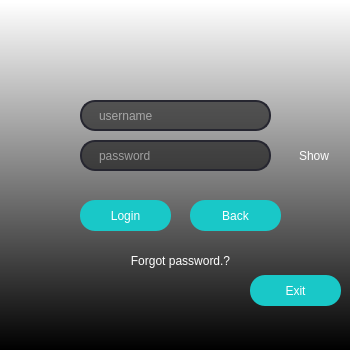
<?xml version="1.0" encoding="UTF-8"?>
<ui version="4.0">
 <class>MainWindow</class>
 <widget class="QMainWindow" name="MainWindow">
  <property name="geometry">
   <rect>
    <x>0</x>
    <y>0</y>
    <width>350</width>
    <height>350</height>
   </rect>
  </property>
  <property name="minimumSize">
   <size>
    <width>350</width>
    <height>350</height>
   </size>
  </property>
  <property name="maximumSize">
   <size>
    <width>350</width>
    <height>350</height>
   </size>
  </property>
  <property name="focusPolicy">
   <enum>Qt::ClickFocus</enum>
  </property>
  <property name="windowTitle">
   <string notr="true">LOGIN</string>
  </property>
  <property name="windowIcon">
   <iconset>
    <normaloff>pictures/werhere_icon.png</normaloff>pictures/werhere_icon.png</iconset>
  </property>
  <property name="styleSheet">
   <string notr="true">background-color: qlineargradient(spread:pad, x1:0.499773, y1:1, x2:0.5, y2:0.00568182, stop:0 rgba(0, 0, 0, 255), stop:1 rgba(255, 255, 255, 255));
One value - border-radius: 100px;</string>
  </property>
  <widget class="QWidget" name="centralwidget">
   <widget class="QPushButton" name="pushButtonLogin">
    <property name="geometry">
     <rect>
      <x>80</x>
      <y>200</y>
      <width>91</width>
      <height>31</height>
     </rect>
    </property>
    <property name="mouseTracking">
     <bool>true</bool>
    </property>
    <property name="focusPolicy">
     <enum>Qt::StrongFocus</enum>
    </property>
    <property name="styleSheet">
     <string notr="true">
QPushButton{
	border-radius : 15px;
	background-color : rgb(25, 200, 200);
	color: rgb(255, 255, 255);
 
}
QPushButton:hover{
	background-color: rgb(20, 135, 135);
    border: 2px solid rgb(162, 0, 0);
	
}

</string>
    </property>
    <property name="text">
     <string>Login</string>
    </property>
   </widget>
   <widget class="QPushButton" name="pushButtonExit">
    <property name="geometry">
     <rect>
      <x>250</x>
      <y>275</y>
      <width>91</width>
      <height>31</height>
     </rect>
    </property>
    <property name="styleSheet">
     <string notr="true">QPushButton{
	border-radius : 15px;
	background-color : rgb(25, 200, 200);
	color: rgb(255, 255, 255);
}
QPushButton:hover{
	background-color: rgb(20, 135, 135);
    border: 2px solid rgb(162, 0, 0);
}
</string>
    </property>
    <property name="text">
     <string>Exit</string>
    </property>
   </widget>
   <widget class="QLineEdit" name="lineEditUsername">
    <property name="geometry">
     <rect>
      <x>80</x>
      <y>100</y>
      <width>191</width>
      <height>31</height>
     </rect>
    </property>
    <property name="focusPolicy">
     <enum>Qt::StrongFocus</enum>
    </property>
    <property name="styleSheet">
     <string notr="true">QLineEdit {
  border: 2px solid rgb(38, 38, 48);
  border-radius: 15px;
  color: #FFF;
  padding-left: 15px;
  background-color: rgba(0, 0, 0,55%);
 
}

QLineEdit:hover {
	border: 2px solid rgb(0, 255, 255);
}

 QLineEdit:focus  {
  border: 2px solid rgb(35, 218, 233);
  background-color: rgb(47, 47, 47);
}

   



</string>
    </property>
    <property name="text">
     <string/>
    </property>
    <property name="cursorPosition">
     <number>0</number>
    </property>
    <property name="placeholderText">
     <string>username</string>
    </property>
   </widget>
   <widget class="QLineEdit" name="lineEditPassword">
    <property name="geometry">
     <rect>
      <x>80</x>
      <y>140</y>
      <width>191</width>
      <height>31</height>
     </rect>
    </property>
    <property name="styleSheet">
     <string notr="true">QLineEdit {
  border: 2px solid rgb(38, 38, 48);
  border-radius: 15px;
  color: #FFF;
  padding-left: 15px;
  background-color: rgba(0, 0, 0,55%);
 
}

QLineEdit:hover {
	border: 2px solid rgb(0, 255, 255);
}

 QLineEdit:focus  {
  border: 2px solid rgb(35, 218, 233);
  background-color: rgb(47, 47, 47);
}
</string>
    </property>
    <property name="text">
     <string/>
    </property>
    <property name="echoMode">
     <enum>QLineEdit::Password</enum>
    </property>
    <property name="placeholderText">
     <string>password</string>
    </property>
   </widget>
   <widget class="QLabel" name="labelLogo">
    <property name="geometry">
     <rect>
      <x>105</x>
      <y>35</y>
      <width>185</width>
      <height>40</height>
     </rect>
    </property>
    <property name="styleSheet">
     <string notr="true">background-color: rgba(0, 0, 0,0%);</string>
    </property>
    <property name="text">
     <string/>
    </property>
    <property name="pixmap">
     <pixmap>pictures/logo2.png</pixmap>
    </property>
    <property name="scaledContents">
     <bool>true</bool>
    </property>
   </widget>
   <widget class="QPushButton" name="pushButtonForgot">
    <property name="geometry">
     <rect>
      <x>90</x>
      <y>250</y>
      <width>181</width>
      <height>21</height>
     </rect>
    </property>
    <property name="styleSheet">
     <string notr="true">QPushButton{
	border-radius : 10px;
	background-color: rgba(0, 0, 0,0%);
    color: rgb(255, 255, 255);
}
QPushButton:hover{
	background-color: rgb(107, 107, 107);
}</string>
    </property>
    <property name="text">
     <string>Forgot password.?</string>
    </property>
   </widget>
   <widget class="QLabel" name="labelFail">
    <property name="geometry">
     <rect>
      <x>80</x>
      <y>175</y>
      <width>201</width>
      <height>21</height>
     </rect>
    </property>
    <property name="styleSheet">
     <string notr="true">background-color: rgba(0, 0, 0,0%);
color: rgb(189, 31, 57);
border-radius : 15px;</string>
    </property>
    <property name="text">
     <string>&lt;html&gt;&lt;head/&gt;&lt;body&gt;&lt;p&gt;&lt;br/&gt;&lt;/p&gt;&lt;/body&gt;&lt;/html&gt;</string>
    </property>
    <property name="scaledContents">
     <bool>false</bool>
    </property>
   </widget>
   <widget class="QCheckBox" name="checkBoxPassword">
    <property name="geometry">
     <rect>
      <x>280</x>
      <y>140</y>
      <width>51</width>
      <height>31</height>
     </rect>
    </property>
    <property name="styleSheet">
     <string notr="true">background-color: rgba(0, 0, 0, 0);
color: rgb(255, 255, 255);</string>
    </property>
    <property name="text">
     <string>Show</string>
    </property>
   </widget>
   <widget class="QPushButton" name="pushButtonBack">
    <property name="geometry">
     <rect>
      <x>190</x>
      <y>200</y>
      <width>91</width>
      <height>31</height>
     </rect>
    </property>
    <property name="font">
     <font>
      <family>Arial</family>
      <bold>false</bold>
     </font>
    </property>
    <property name="styleSheet">
     <string notr="true">QPushButton{
	border-radius : 15px;
	background-color : rgb(25, 200, 200);
	color: rgb(255, 255, 255);
}
QPushButton:hover{
	background-color: rgb(20, 135, 135);
    border: 2px solid rgb(162, 0, 0);
}
</string>
    </property>
    <property name="text">
     <string>Back</string>
    </property>
    <property name="iconSize">
     <size>
      <width>60</width>
      <height>60</height>
     </size>
    </property>
   </widget>
   <widget class="QLabel" name="labelLogo_2">
    <property name="geometry">
     <rect>
      <x>40</x>
      <y>20</y>
      <width>65</width>
      <height>70</height>
     </rect>
    </property>
    <property name="styleSheet">
     <string notr="true">background-color: rgba(0, 0, 0,0%);</string>
    </property>
    <property name="text">
     <string/>
    </property>
    <property name="pixmap">
     <pixmap>pictures/werhere_logo.ico</pixmap>
    </property>
   </widget>
   <zorder>pushButtonExit</zorder>
   <zorder>lineEditUsername</zorder>
   <zorder>lineEditPassword</zorder>
   <zorder>labelLogo</zorder>
   <zorder>pushButtonForgot</zorder>
   <zorder>labelFail</zorder>
   <zorder>pushButtonLogin</zorder>
   <zorder>checkBoxPassword</zorder>
   <zorder>pushButtonBack</zorder>
   <zorder>labelLogo_2</zorder>
  </widget>
  <widget class="QMenuBar" name="menubar">
   <property name="geometry">
    <rect>
     <x>0</x>
     <y>0</y>
     <width>350</width>
     <height>22</height>
    </rect>
   </property>
  </widget>
 </widget>
 <tabstops>
  <tabstop>lineEditUsername</tabstop>
  <tabstop>lineEditPassword</tabstop>
  <tabstop>pushButtonLogin</tabstop>
  <tabstop>pushButtonExit</tabstop>
  <tabstop>pushButtonForgot</tabstop>
  <tabstop>checkBoxPassword</tabstop>
 </tabstops>
 <resources/>
 <connections/>
</ui>
